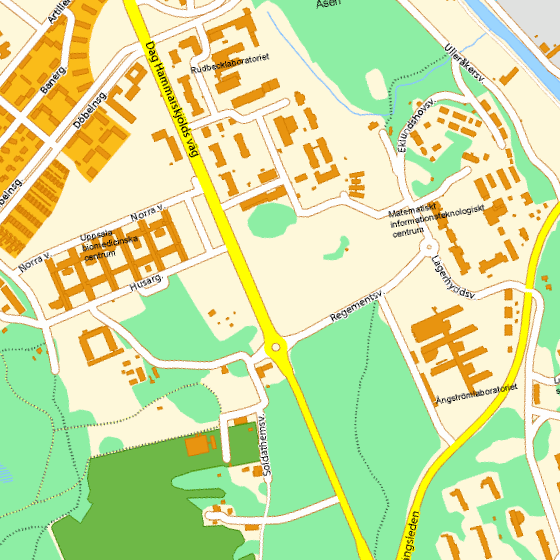
%> input picture lab2/lab2-material/lab2-material/Registration/01.png, 560 x 560 px
$ octave ex_registration_exhaustive.m   (GNU Octave 9; MATLAB toolbox functions it lacks are replaced by stand-ins)
%> lines starting %> are read from the running program, lines starting %| are printed output that depends on the picture
### lab2/Registration/progressbar.m
function progressbar(varargin)
% Description:
%   progressbar() provides an indication of the progress of some task using
% graphics and text. Calling progressbar repeatedly will update the figure and
% automatically estimate the amount of time remaining.
%   This implementation of progressbar is intended to be extremely simple to use
% while providing a high quality user experience.
%
% Features:
%   - Can add progressbar to existing m-files with a single line of code.
%   - Supports multiple bars in one figure to show progress of nested loops.
%   - Optional labels on bars.
%   - Figure closes automatically when task is complete.
%   - Only one figure can exist so old figures don't clutter the desktop.
%   - Remaining time estimate is accurate even if the figure gets closed.
%   - Minimal execution time. Won't slow down code.
%   - Randomized color. When a programmer gets bored...
%
% Example Function Calls For Single Bar Usage:
%   progressbar               % Initialize/reset
%   progressbar(0)            % Initialize/reset
%   progressbar('Label')      % Initialize/reset and label the bar
%   progressbar(0.5)          % Update
%   progressbar(1)            % Close
%
% Example Function Calls For Multi Bar Usage:
%   progressbar(0, 0)         % Initialize/reset two bars
%   progressbar('A', '')      % Initialize/reset two bars with one label
%   progressbar('', 'B')      % Initialize/reset two bars with one label
%   progressbar('A', 'B')     % Initialize/reset two bars with two labels
%   progressbar(0.3)          % Update 1st bar
%   progressbar(0.3, [])      % Update 1st bar
%   progressbar([], 0.3)      % Update 2nd bar
%   progressbar(0.7, 0.9)     % Update both bars
%   progressbar(1)            % Close
%   progressbar(1, [])        % Close
%   progressbar(1, 0.4)       % Close
%
% Notes:
%   For best results, call progressbar with all zero (or all string) inputs
% before any processing. This sets the proper starting time reference to
% calculate time remaining.
%   Bar color is choosen randomly when the figure is created or reset. Clicking
% the bar will cause a random color change.
%
% Demos:
%     % Single bar
%     m = 500;
%     progressbar % Init single bar
%     for i = 1:m
%       pause(0.01) % Do something important
%       progressbar(i/m) % Update progress bar
%     end
%
%     % Simple multi bar (update one bar at a time)
%     m = 4;
%     n = 3;
%     p = 100;
%     progressbar(0,0,0) % Init 3 bars
%     for i = 1:m
%         progressbar([],0) % Reset 2nd bar
%         for j = 1:n
%             progressbar([],[],0) % Reset 3rd bar
%             for k = 1:p
%                 pause(0.01) % Do something important
%                 progressbar([],[],k/p) % Update 3rd bar
%             end
%             progressbar([],j/n) % Update 2nd bar
%         end
%         progressbar(i/m) % Update 1st bar
%     end
%
%     % Fancy multi bar (use labels and update all bars at once)
%     m = 4;
%     n = 3;
%     p = 100;
%     progressbar('Monte Carlo Trials','Simulation','Component') % Init 3 bars
%     for i = 1:m
%         for j = 1:n
%             for k = 1:p
%                 pause(0.01) % Do something important
%                 % Update all bars
%                 frac3 = k/p;
%                 frac2 = ((j-1) + frac3) / n;
%                 frac1 = ((i-1) + frac2) / m;
%                 progressbar(frac1, frac2, frac3)
%             end
%         end
%     end
%
% Author:
%   Steve Hoelzer
%
% Revisions:
% 2002-Feb-27   Created function
% 2002-Mar-19   Updated title text order
% 2002-Apr-11   Use floor instead of round for percentdone
% 2002-Jun-06   Updated for speed using patch (Thanks to waitbar.m)
% 2002-Jun-19   Choose random patch color when a new figure is created
% 2002-Jun-24   Click on bar or axes to choose new random color
% 2002-Jun-27   Calc time left, reset progress bar when fractiondone == 0
% 2002-Jun-28   Remove extraText var, add position var
% 2002-Jul-18   fractiondone input is optional
% 2002-Jul-19   Allow position to specify screen coordinates
% 2002-Jul-22   Clear vars used in color change callback routine
% 2002-Jul-29   Position input is always specified in pixels
% 2002-Sep-09   Change order of title bar text
% 2003-Jun-13   Change 'min' to 'm' because of built in function 'min'
% 2003-Sep-08   Use callback for changing color instead of string
% 2003-Sep-10   Use persistent vars for speed, modify titlebarstr
% 2003-Sep-25   Correct titlebarstr for 0% case
% 2003-Nov-25   Clear all persistent vars when percentdone = 100
% 2004-Jan-22   Cleaner reset process, don't create figure if percentdone = 100
% 2004-Jan-27   Handle incorrect position input
% 2004-Feb-16   Minimum time interval between updates
% 2004-Apr-01   Cleaner process of enforcing minimum time interval
% 2004-Oct-08   Seperate function for timeleftstr, expand to include days
% 2004-Oct-20   Efficient if-else structure for sec2timestr
% 2006-Sep-11   Width is a multiple of height (don't stretch on widescreens)
% 2010-Sep-21   Major overhaul to support multiple bars and add labels
%

persistent progfig progdata lastupdate

% Get inputs
if nargin > 0
    input = varargin;
    ninput = nargin;
else
    % If no inputs, init with a single bar
    input = {0};
    ninput = 1;
end

% If task completed, close figure and clear vars, then exit
if input{1} == 1
    if ishandle(progfig)
        delete(progfig) % Close progress bar
    end
    clear progfig progdata lastupdate % Clear persistent vars
    drawnow
    return
end

% Init reset flag
resetflag = false;

% Set reset flag if first input is a string
if ischar(input{1})
    resetflag = true;
end

% Set reset flag if all inputs are zero
if input{1} == 0
    % If the quick check above passes, need to check all inputs
    if all([input{:}] == 0) && (length([input{:}]) == ninput)
        resetflag = true;
    end
end

% Set reset flag if more inputs than bars
if ninput > length(progdata)
    resetflag = true;
end

% If reset needed, close figure and forget old data
if resetflag
    if ishandle(progfig)
        delete(progfig) % Close progress bar
    end
    progfig = [];
    progdata = []; % Forget obsolete data
end

% Create new progress bar if needed
if ishandle(progfig)
else % This strange if-else works when progfig is empty (~ishandle() does not)

    % Define figure size and axes padding for the single bar case
    height = 0.03;
    width = height * 8;
    hpad = 0.02;
    vpad = 0.25;

    % Figure out how many bars to draw
    nbars = max(ninput, length(progdata));

    % Adjust figure size and axes padding for number of bars
    heightfactor = (1 - vpad) * nbars + vpad;
    height = height * heightfactor;
    vpad = vpad / heightfactor;

    % Initialize progress bar figure
    left = (1 - width) / 2;
    bottom = (1 - height) / 2;
    progfig = figure(...
        'Units', 'normalized',...
        'Position', [left bottom width height],...
        'NumberTitle', 'off',...
        'Resize', 'off',...
        'MenuBar', 'none' );

    % Initialize axes, patch, and text for each bar
    left = hpad;
    width = 1 - 2*hpad;
    vpadtotal = vpad * (nbars + 1);
    height = (1 - vpadtotal) / nbars;
    for ndx = 1:nbars
        % Create axes, patch, and text
        bottom = vpad + (vpad + height) * (nbars - ndx);
        progdata(ndx).progaxes = axes( ...
            'Position', [left bottom width height], ...
            'XLim', [0 1], ...
            'YLim', [0 1], ...
            'Box', 'on', ...
            'ytick', [], ...
            'xtick', [] );
        progdata(ndx).progpatch = patch( ...
            'XData', [0 0 0 0], ...
            'YData', [0 0 1 1] );
        progdata(ndx).progtext = text(0.99, 0.5, '', ...
            'HorizontalAlignment', 'Right', ...
            'FontUnits', 'Normalized', ...
            'FontSize', 0.7 );
        progdata(ndx).proglabel = text(0.01, 0.5, '', ...
            'HorizontalAlignment', 'Left', ...
            'FontUnits', 'Normalized', ...
            'FontSize', 0.7 );
        if ischar(input{ndx})
            set(progdata(ndx).proglabel, 'String', input{ndx})
            input{ndx} = 0;
        end

        % Set callbacks to change color on mouse click
        set(progdata(ndx).progaxes, 'ButtonDownFcn', {@changecolor, progdata(ndx).progpatch})
        set(progdata(ndx).progpatch, 'ButtonDownFcn', {@changecolor, progdata(ndx).progpatch})
        set(progdata(ndx).progtext, 'ButtonDownFcn', {@changecolor, progdata(ndx).progpatch})
        set(progdata(ndx).proglabel, 'ButtonDownFcn', {@changecolor, progdata(ndx).progpatch})

        % Pick a random color for this patch
        changecolor([], [], progdata(ndx).progpatch)

        % Set starting time reference
        if ~isfield(progdata(ndx), 'starttime') || isempty(progdata(ndx).starttime)
            progdata(ndx).starttime = clock;
        end
    end

    % Set time of last update to ensure a redraw
    lastupdate = clock - 1;

end

% Process inputs and update state of progdata
for ndx = 1:ninput
    if ~isempty(input{ndx})
        progdata(ndx).fractiondone = input{ndx};
        progdata(ndx).clock = clock;
    end
end

% Enforce a minimum time interval between graphics updates
myclock = clock;
if abs(myclock(6) - lastupdate(6)) < 0.01 % Could use etime() but this is faster
    return
end

% Update progress patch
for ndx = 1:length(progdata)
    set(progdata(ndx).progpatch, 'XData', ...
        [0, progdata(ndx).fractiondone, progdata(ndx).fractiondone, 0])
end

% Update progress text if there is more than one bar
if length(progdata) > 1
    for ndx = 1:length(progdata)
        set(progdata(ndx).progtext, 'String', ...
            sprintf('%1d%%', floor(100*progdata(ndx).fractiondone)))
    end
end

% Update progress figure title bar
if progdata(1).fractiondone > 0
    runtime = etime(progdata(1).clock, progdata(1).starttime);
    timeleft = runtime / progdata(1).fractiondone - runtime;
    timeleftstr = sec2timestr(timeleft);
    titlebarstr = sprintf('%2d%%    %s remaining', ...
        floor(100*progdata(1).fractiondone), timeleftstr);
else
    titlebarstr = ' 0%';
end
set(progfig, 'Name', titlebarstr)

% Force redraw to show changes
drawnow

% Record time of this update
lastupdate = clock;


% ------------------------------------------------------------------------------
function changecolor(h, e, progpatch) %#ok<INUSL>
% Change the color of the progress bar patch

% Prevent color from being too dark or too light
colormin = 1.5;
colormax = 2.8;

thiscolor = rand(1, 3);
while (sum(thiscolor) < colormin) || (sum(thiscolor) > colormax)
    thiscolor = rand(1, 3);
end

set(progpatch, 'FaceColor', thiscolor)


% ------------------------------------------------------------------------------
function timestr = sec2timestr(sec)
% Convert a time measurement from seconds into a human readable string.

% Convert seconds to other units
w = floor(sec/604800); % Weeks
sec = sec - w*604800;
d = floor(sec/86400); % Days
sec = sec - d*86400;
h = floor(sec/3600); % Hours
sec = sec - h*3600;
m = floor(sec/60); % Minutes
sec = sec - m*60;
s = floor(sec); % Seconds

% Create time string
if w > 0
    if w > 9
        timestr = sprintf('%d week', w);
    else
        timestr = sprintf('%d week, %d day', w, d);
    end
elseif d > 0
    if d > 9
        timestr = sprintf('%d day', d);
    else
        timestr = sprintf('%d day, %d hr', d, h);
    end
elseif h > 0
    if h > 9
        timestr = sprintf('%d hr', h);
    else
        timestr = sprintf('%d hr, %d min', h, m);
    end
elseif m > 0
    if m > 9
        timestr = sprintf('%d min', m);
    else
        timestr = sprintf('%d min, %d sec', m, s);
    end
else
    timestr = sprintf('%d sec', s);
end

### lab2/lab2-material/lab2-material/Registration/exhaustive_match.m
% EXHAUSTIVE MATCH
%
%  score = exhaustive_match(base_image,floating_image,angle_interval,row_interval,col_interval)
%
%      base_image: 2D image (e.g. edge image) used as reference
%  floating_image: 2D image (e.g. edge image) to be registrated to
%                  base_image
%  angle_interval: Vector containing allowed rotations (in degrees)
%    row_interval: Vector containing allowed row translations
%    col_interval: Vector containing allowed column translations
%           score: 3D score space
%
% Description: exhaustive_match evauluates all the specified
% transformations, transforming the floating image and comparing it to the
% base image according to the given similarity measure. The result is a
% 3D score space.
%
% Written by: Gustaf Kylberg och Patrik Malm, Nov. 2010

function score = exhaustive_match(base_image,floating_image,...
    angle_interval,row_interval,col_interval)

% Initiate score parameter space
score = zeros(length(angle_interval),length(row_interval),length(col_interval));

progressbar('deg','row','col');

% Loop through the transformation space and store the score for each
% position
for deg = 1 : length(angle_interval)

    % Rotate the image
    rotated_image = imrotate(floating_image,angle_interval(deg),'nearest','crop');

    for row = 1 : length(row_interval)
        for col = 1 : length(col_interval)

            % Translate the image
            tmp_image = imtranslate(rotated_image,row_interval(row),col_interval(col));

            % Compute the score according to given measure
            score(deg,row,col) = similarity(base_image,tmp_image,'mse');

            progressbar([],[],col/length(col_interval));
        end
        progressbar([],row/length(row_interval),[]);
    end
    progressbar(deg/length(angle_interval),[],[]);
end

### lab2/lab2-material/lab2-material/Registration/ex_registration_exhaustive.m
% close all
% clear

%% Load images
A = imread('01.png');
%> A is the input picture: size 560x560x3 uint8; mean R, G, B 206.8, 225.1, 162.5
B = imread('02.png');
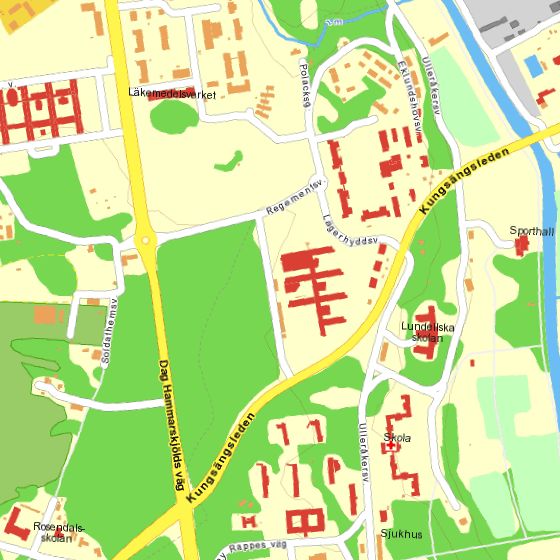
%> input picture lab2/lab2-material/lab2-material/Registration/02.png, 560 x 560 px
%> B is the input picture: size 560x560x3 uint8; mean R, G, B 200.3, 226.3, 153.1
% C = imread('03.png');

%% Store some parameters
orig_size = size(A);
%> orig_size = [560 560 3]
new_size = [200 200];
sf = orig_size(1:2)./new_size;
%> sf = [2.8 2.8]

%% Resize images. This is to make everything run faster
a = imresize(A,new_size,'bilinear');
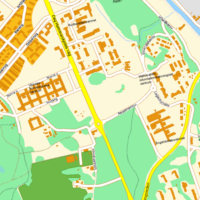
%> a: size 200x200x3 uint8; mean R, G, B 206.9, 225.1, 162.5
b = imresize(B,new_size,'bilinear');
% c = imresize(C,new_size,'bilinear');

%% Convert to grayvalue
a_gray = rgb2gray(a);
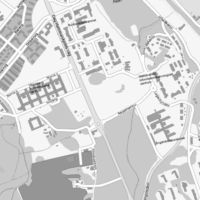
%> a_gray: size 200x200 uint8; min 79, max 254, mean 212.5
b_gray = rgb2gray(b);
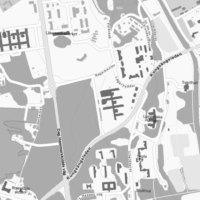
%> b_gray: size 200x200 uint8; min 68, max 255, mean 210.1
% c_gray = rgb2gray(c);

%% Smooth images and calculate the Laplace-edgemap.

% Sigma for smoothing filter
sigma = 1; % >=1

a_edge = imfilter((double(imfilter(a_gray,fspecial('gaussian',(floor(sigma*6)+1)*[1 1],sigma),'symmetric'))),fspecial('laplacian'),'symmetric');
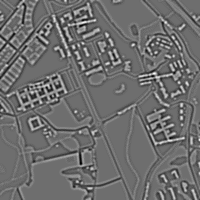
%> a_edge: size 200x200 double; min -40.17, max 52.83, mean 0; drawn with min black and max white
b_edge = imfilter((double(imfilter(b_gray,fspecial('gaussian',(floor(sigma*6)+1)*[1 1],sigma),'symmetric'))),fspecial('laplacian'),'symmetric');
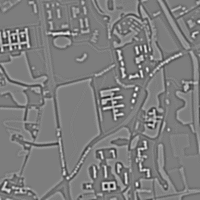
%> b_edge: size 200x200 double; min -64.33, max 66.17, mean 0; drawn with min black and max white
% c_edge = imfilter((double(imfilter(c_gray,fspecial('gaussian',(floor(sigma*6)+1)*[1 1],sigma),'symmetric'))),fspecial('laplacian'),'symmetric');

%% Pad the images to make room for matching process
base_image = padarray(a_edge,size(a_edge),0);
floating_image = padarray(b_edge,size(b_edge),0);
% floating_image2 = padarray(c_edge,size(c_edge),0);

%% Defining the set of allowed transformations
angle_interval = -16:2:16;
row_interval = -80:5:80;
col_interval = -80:5:80;

%% Perform the matching process (ev. for both images)
score = exhaustive_match(base_image,floating_image,angle_interval,row_interval,col_interval);
%> (the run ends here)
